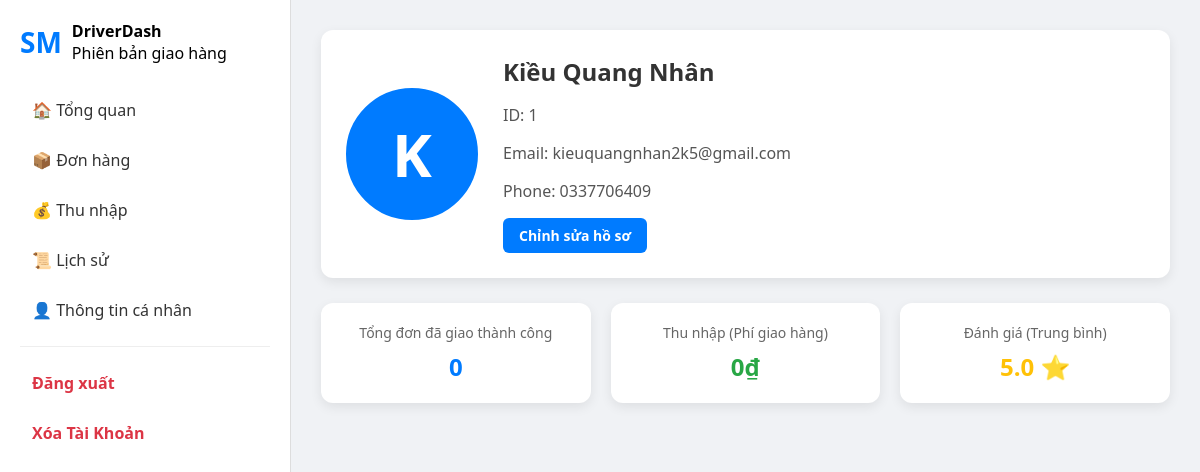
Screenshot of /shipper/hoso.php (signed in) with the database file from the repository.
### tables this page shows
CREATE TABLE IF NOT EXISTS `nguoidung` (
  `ID_NguoiDung` int NOT NULL AUTO_INCREMENT,
  `HoTen` varchar(100) NOT NULL,
  `Email` varchar(100) NOT NULL,
  `SoDienThoai` varchar(15) NOT NULL,
  `MatKhau_Hash` varchar(255) NOT NULL,
  `VaiTro` enum('NguoiMua','NguoiBan','NguoiGiaoHang','QuanTriVien') NOT NULL,
  `TrangThaiHoatDong` tinyint(1) DEFAULT '1',
  `DiaChiGiaoHangMacDinh` text,
  `NgayTao` datetime DEFAULT CURRENT_TIMESTAMP,
  `TenDangNhap` varchar(50) DEFAULT NULL,
  `AnhDaiDien` text NOT NULL,
  PRIMARY KEY (`ID_NguoiDung`),
  UNIQUE KEY `Email` (`Email`),
  UNIQUE KEY `SoDienThoai` (`SoDienThoai`),
  UNIQUE KEY `TenDangNhap` (`TenDangNhap`)
);

### src/shipper/hoso.php (the view, shortened to what this page needs)
<?php
require_once __DIR__ . '/../../database/db.php';
$driver_id = $_SESSION['user_id'];
$user = [];
$avg_rating = '5.0';
$sql_user = "SELECT
                nd.ID_NguoiDung, nd.HoTen, nd.Email, nd.SoDienThoai, nd.TrangThaiHoatDong,
                -- Sử dụng COALESCE để ưu tiên ảnh từ hsg (hồ sơ shipper)
                COALESCE(hsg.AnhDaiDien, nd.AnhDaiDien) AS AvatarFile
              FROM nguoidung nd
              LEFT JOIN hosonguoigiaohang hsg ON nd.ID_NguoiDung = hsg.ID_NguoiDung
              WHERE nd.ID_NguoiDung = ?";
$stmt_user = mysqli_prepare($conn, $sql_user);
mysqli_stmt_bind_param($stmt_user, "i", $driver_id);
mysqli_stmt_execute($stmt_user);
$res_user = mysqli_stmt_get_result($stmt_user);
if ($res_user && mysqli_num_rows($res_user) > 0) {
    $user = mysqli_fetch_assoc($res_user);
    $user['id'] = $user['ID_NguoiDung'];
    $user['name'] = htmlspecialchars($user['HoTen']);
    $user['email'] = htmlspecialchars($user['Email']);
    $user['phone'] = htmlspecialchars($user['SoDienThoai']);
    $user['avatar'] = htmlspecialchars($user['AvatarFile'] ?: 'default_avatar.png');
    $user['status'] = htmlspecialchars($user['TrangThaiHoatDong'] ?: 'Offline');
} else {
    header("Location: logout.php");
    exit();
}
$sql_stats = "SELECT
                 COUNT(ID_DonHang) AS orders_count,
                 SUM(CASE WHEN TrangThaiDonHang IN ('DaGiao', 'HoanThanh')
                        THEN TongGiaTriDonHang * 0.05 ELSE 0 END) AS total_revenue
              FROM danhsachdonhang
              WHERE ID_NguoiGiaoHang = ?";
$stmt_stats = mysqli_prepare($conn, $sql_stats);
mysqli_stmt_bind_param($stmt_stats, "i", $driver_id);
mysqli_stmt_execute($stmt_stats);
$res_stats = mysqli_stmt_get_result($stmt_stats);
$stats = mysqli_fetch_assoc($res_stats);
$orders_count = $stats['orders_count'] ?: 0;
$revenue = number_format($stats['total_revenue'] ?: 0, 0, ',', '.') . '₫';
?>
<!doctype html>
<html lang="vi">
<head>
</head>
<body>
<div class="profile-page">
    <aside class="sidebar">
        <div class="brand">
            <div class="logo">SM</div>
            <div>
                <div style="font-weight:700">DriverDash</div>
                <div class="small">Phiên bản giao hàng</div>
            </div>
        </div>
        <nav>
            <a class="nav-item" href="delivery_index.php">🏠 Tổng quan</a>
            <a class="nav-item" href="my_donhang.php">📦 Đơn hàng</a>
            <a class="nav-item" href="Thongke.php">💰 Thu nhập</a>
            <a class="nav-item" href="ls_giaohang.php">📜 Lịch sử</a>
             <a class="nav-item" href="XemTTCN.php">👤 Thông tin cá nhân</a>
            <hr style="margin: 15px 0; border: 0; border-top: 1px solid #eee;">
            <a class="nav-item" href="..logout.php" style="color: #dc3545; font-weight: 600;">
                 Đăng xuất
            </a>
            <a style="color: #dc3545;font-weight: 600;" class="nav-item" href="XoaTk.php" >Xóa Tài Khoản</a>
        </nav>
    </aside>
    <main class="main">
        <div class="profile-header">
                        <div class="avatar">
                <?php
                $avatar_file = $user['avatar'] ?? 'default_avatar.png';
                $file_path = '../uploads/shipper_documents/' . $avatar_file;
                $avatar_url = '../uploads/shipper_documents/' . $avatar_file;
                if ($avatar_file !== 'default_avatar.png' && file_exists($file_path)):
                ?>
                    <img src="<?php echo $avatar_url; ?>" alt="<?php echo $user['name']; ?>">
                <?php else: ?>
                                        <div style="
                        width: 120px; height: 120px; border-radius: 50%; background-color: #007bff; color: white;
                        display: flex; align-items: center; justify-content: center; font-size: 60px; font-weight: 700;
                        margin: 0 auto; border: 3px solid #007bff; padding: 3px;">
                        <?php echo strtoupper(substr($user['name'], 0, 1) ?: 'T'); ?>
                    </div>
                <?php endif; ?>
            </div>
            <div class="user-info">
                <h2><?php echo $user['name']; ?></h2>
                <p>ID: <?php echo $user['id']; ?>
                </p>
                <p>Email: <?php echo $user['email']; ?></p>
                <p>Phone: <?php echo $user['phone']; ?></p>
                <a href="profile.php" class="btn">Chỉnh sửa hồ sơ</a>
            </div>
        </div>
        <div class="profile-stats">
            <div class="stat">
                <div class="label">Tổng đơn đã giao thành công</div>
                <div class="value" style="color:#007bff;"><?php echo $orders_count; ?></div>
            </div>
            <div class="stat">
                <div class="label">Thu nhập (Phí giao hàng)</div>
                <div class="value" style="color:#28a745;"><?php echo $revenue; ?></div>
            </div>
            <div class="stat">
                <div class="label">Đánh giá (Trung bình)</div>
                <div class="value" style="color:#ffc107;"><?php echo $avg_rating; ?> ⭐</div>
            </div>
        </div>
    </main>
</div>
</body>
</html>

### src/shipper/hoso.php (style rules this page uses)
body { font-family: 'Segoe UI', Tahoma, Geneva, Verdana, sans-serif; background-color: #f0f2f5; margin: 0; }
.profile-page { display: flex; min-height: 100vh; }
.sidebar { width: 250px; background-color: #fff; padding: 20px; border-right: 1px solid #ddd; }
.sidebar .brand { display: flex; align-items: center; margin-bottom: 25px; gap: 10px; }
.sidebar .logo { font-size: 28px; font-weight: 700; color: #007bff; }
.nav-item { display: block; padding: 10px 12px; margin-bottom: 8px; color: #333; text-decoration: none; border-radius: 8px; transition: all 0.3s; }
.main { flex: 1; padding: 30px; }
.profile-header { display: flex; gap: 25px; background-color: #fff; padding: 25px; border-radius: 12px; box-shadow: 0 4px 12px rgba(0,0,0,0.08); margin-bottom: 25px; align-items: center; }
.user-info h2 { margin: 0 0 8px 0; font-size: 24px; color: #333; }
.user-info p { margin-bottom: 6px; color: #555; }
a.btn { display: inline-block; padding: 8px 16px; background-color: #007bff; color: #fff; text-decoration: none; border-radius: 6px; font-weight: 600; transition: background 0.3s; margin-top: 10px; font-size: 14px; }
.profile-stats { display: flex; gap: 20px; flex-wrap: wrap; }
.profile-stats .stat { flex: 1; min-width: 180px; background-color: #fff; padding: 20px; border-radius: 12px; text-align: center; box-shadow: 0 4px 12px rgba(0,0,0,0.08); }
.profile-stats .label { color: #666; margin-bottom: 8px; font-size: 14px; }
.profile-stats .value { font-weight: 700; font-size: 24px; }

### rows the page displays
nguoidung: HoTen "K", HoTen "Kiều Quang Nhân", Email "kieuquangnhan2k5@gmail.com", SoDienThoai "0337706409"

### other values shown
$user['id'] "1"
$orders_count "0"
$revenue "0₫"
$avg_rating "5.0"
